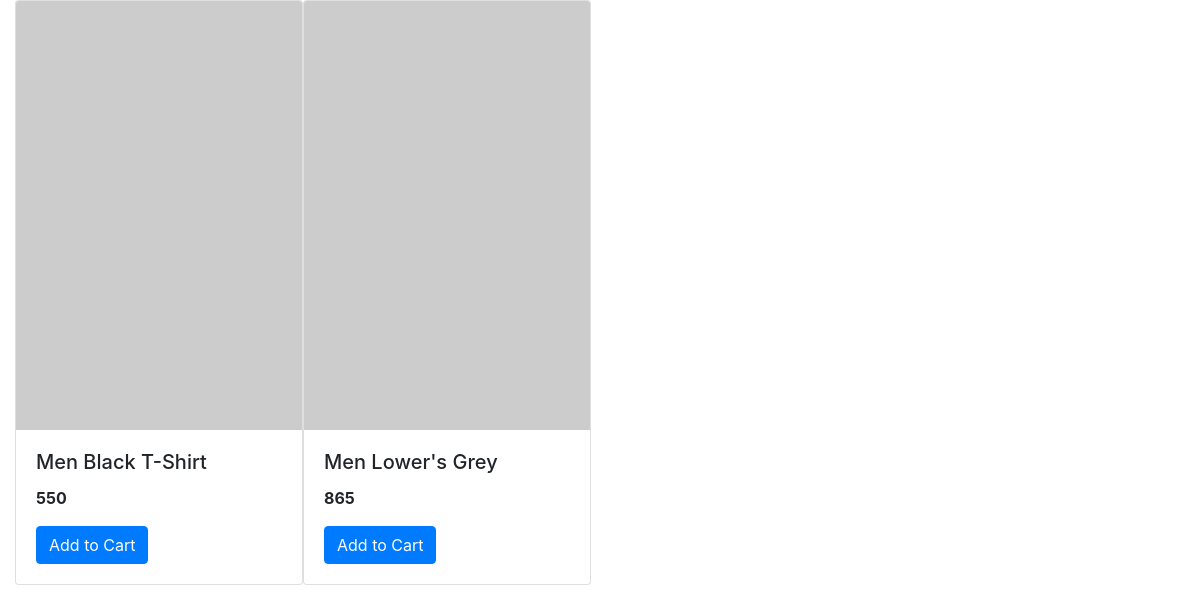
Before: / with the older database file.
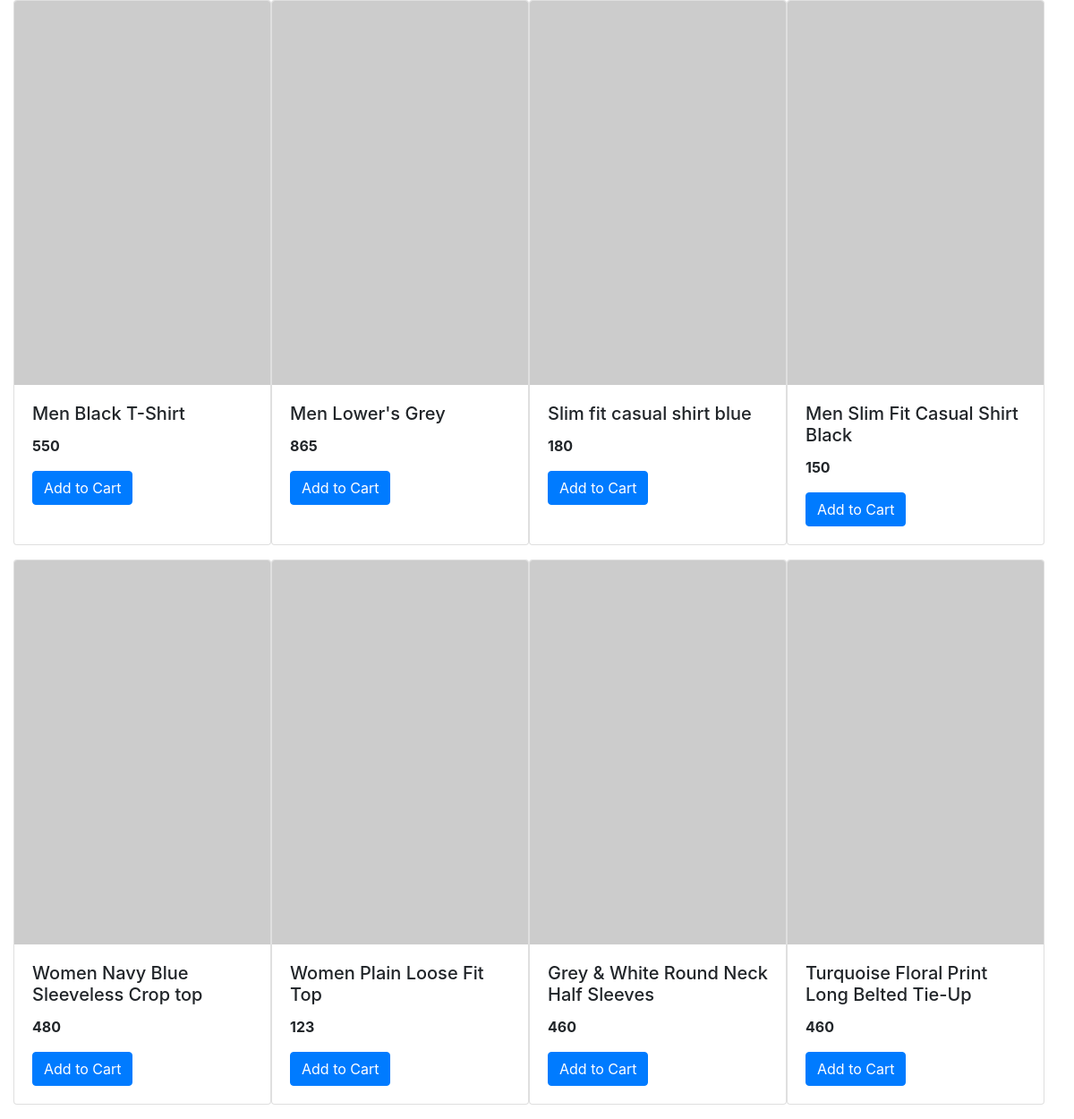
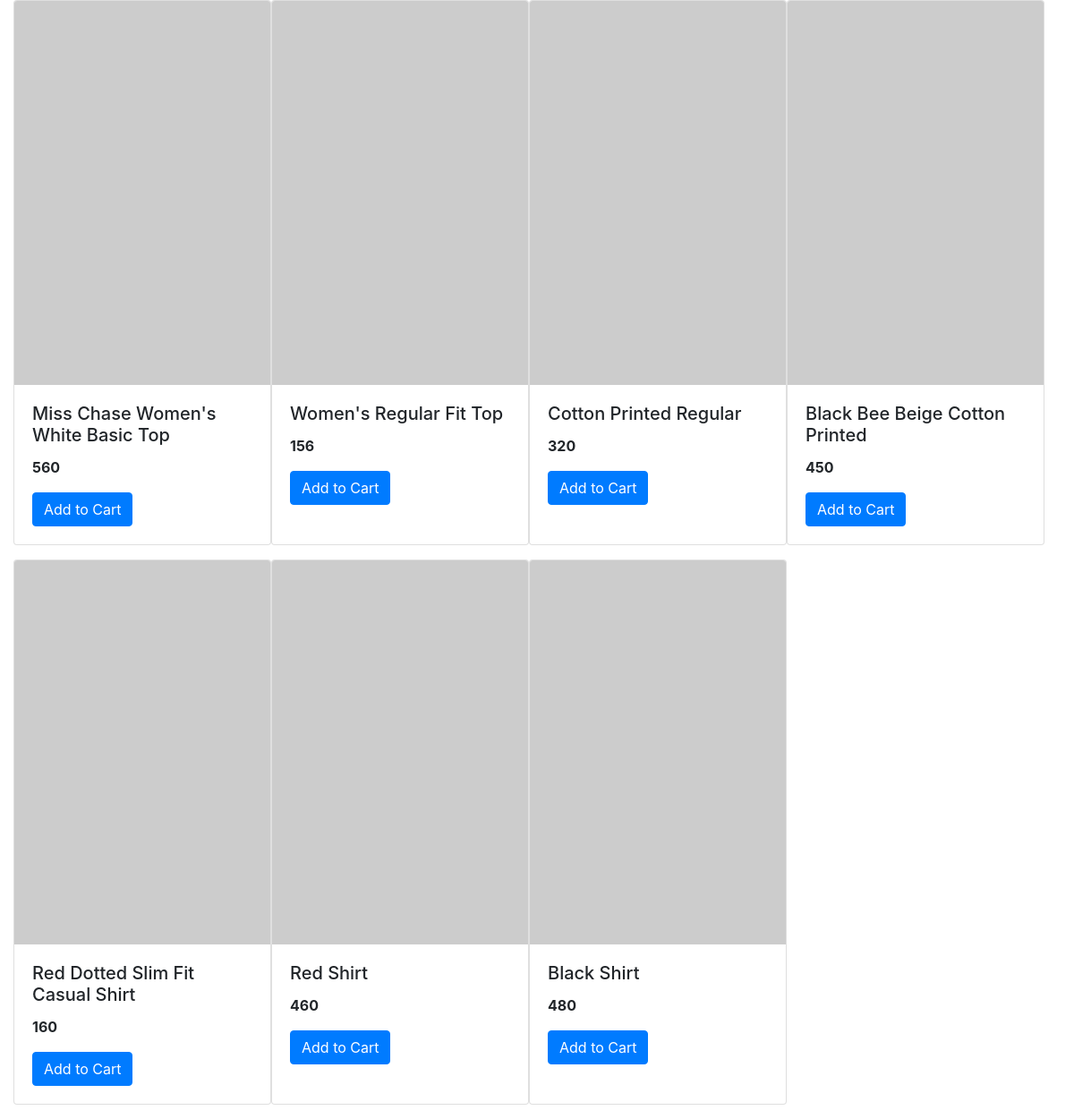
After: the same page with the newer database file (2 pictures, top to bottom).
### Store/models/product.py (models this page shows)
class Product(models.Model):
    name = models.CharField(max_length=50)
    price = models.IntegerField(default=0)
    category = models.ForeignKey(Category, on_delete=models.CASCADE, default=1)
    description = models.CharField(max_length=200, default='', null=True, blank=True)
    image = models.ImageField(upload_to="Uploads/products/")
    @staticmethod
    def get_all_products():
        return Product.objects.all()

### Store/views.py (the view)
# urls.py: path('', homepage),
def homepage(request):
    prdcts = Product.get_all_products()
    return render(request, "homepage.html", {'HProducts': prdcts})

### Store/templates/homepage.html (shortened to what this page needs)
<!doctype html>
<html lang="en">
  <head>
    <link rel="stylesheet" href="https://cdn.jsdelivr.net/npm/bootstrap@4.5.3/dist/css/bootstrap.min.css">
  </head>
  <body>
    <div class="container-fluid">
    <div class="row mx-auto">
    {% for x in HProducts %}
    <div class="card mb-3" style="width: 18rem;">
        <img src="https://picsum.photos/id/1/200/300" class="card-img-top" alt="...">
        <div class="card-body">
          <h5 class="card-title">{{x.name}}</h5>
          <p class="card-text"><b>{{x.price}}</b></p>
          <a href="#" class="btn btn-primary">Add to Cart</a>
        </div>
      </div>
    {% endfor %}
    </div>
    </div>
  </body>
</html>

Changed rows visible on the page:
added Product: name "Slim fit casual shirt blue", price "180"
added Product: name "Men Slim Fit Casual Shirt Black", price "150"
added Product: name "Women Navy Blue Sleeveless Crop top", price "480"
added Product: name "Women Plain Loose Fit Top", price "123"
added Product: name "Grey & White Round Neck Half Sleeves", price "460"
added Product: name "Turquoise Floral Print Long Belted Tie-Up", price "460"
added Product: name "Miss Chase Women's White Basic Top", price "560"
added Product: name "Women's Regular Fit Top", price "156"
added Product: name "Cotton Printed Regular", price "320"
added Product: name "Black Bee Beige Cotton Printed", price "450"
added Product: name "Red Dotted Slim Fit Casual Shirt", price "160"
added Product: name "Red Shirt", price "460"
added Product: name "Black Shirt", price "480"
